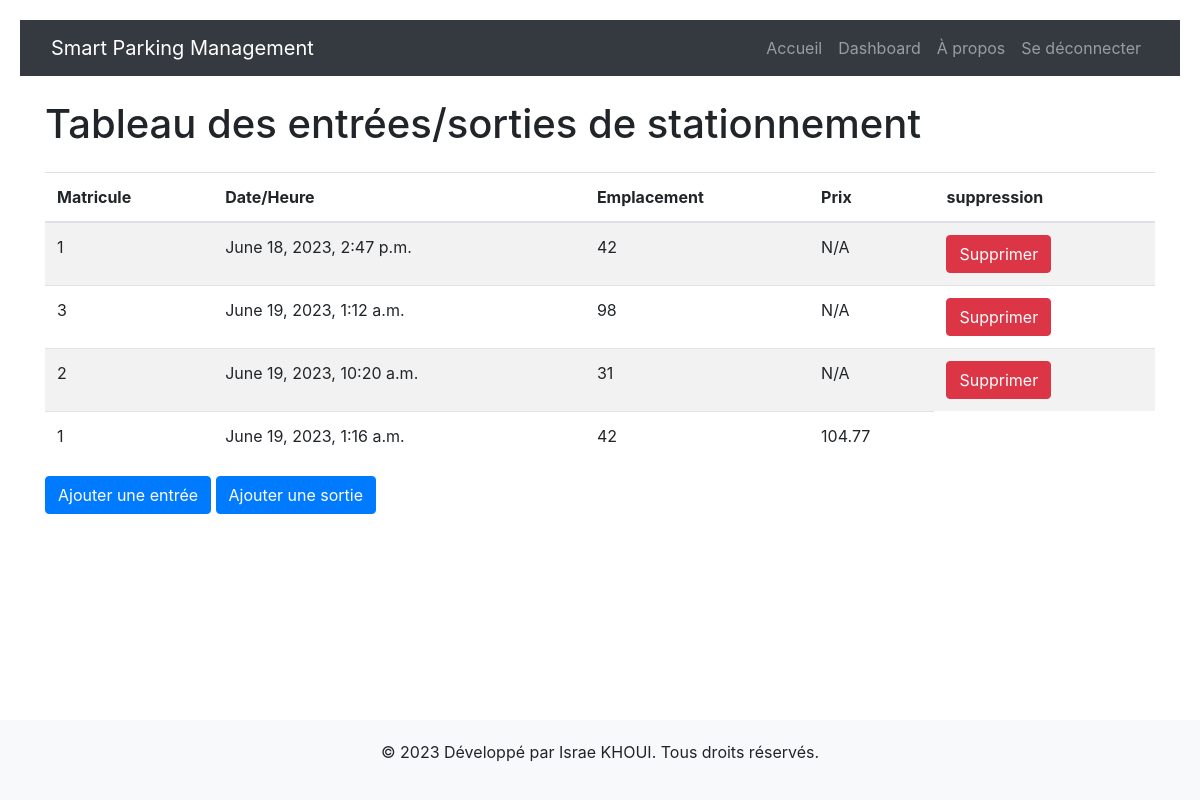
The page /parking_table/ (signed in) on the database its author committed.
### parking/models.py (models this page shows, shortened)
class ParkingEntry(models.Model):
    STATUS_CHOICES = [
        ('Entrant', 'Entrant'),
        ('Sortant', 'Sortant'),
    ]
    vehicle = models.ForeignKey(Vehicle, on_delete=models.CASCADE)
    entry_time = models.DateTimeField(default=timezone.now)
    location = models.CharField(max_length=50, blank=True)
    status = models.CharField(max_length=7, choices=STATUS_CHOICES)
    class Meta:
        constraints = [
            models.UniqueConstraint(fields=['location', 'status'], name='unique_location_status')
        ]

class Vehicle(models.Model):
    matricule = models.CharField(max_length=20)

class ParkingExit(models.Model):
    parking_entry = models.OneToOneField(ParkingEntry, on_delete=models.CASCADE)
    exit_time = models.DateTimeField(default=timezone.now)
    freed_location = models.CharField(max_length=50, )
    price = models.DecimalField(max_digits=8, decimal_places=2, default=0.00)

### parking/views.py (the view)
# urls.py: path('', views.parking_table, name='table'),
@login_required
def parking_table(request):
    entries = ParkingEntry.objects.all()
    exits = ParkingExit.objects.all()
    return render(request, 'parking_table.html', {'entries': entries, 'exits': exits})

### parking/templates/parking_table.html (shortened to what this page needs)
{% extends 'base1.html' %}
{% load static %}
{% block content %}
<!DOCTYPE html>
<html>
<head>
  <link href="https://maxcdn.bootstrapcdn.com/bootstrap/4.0.0/css/bootstrap.min.css" rel="stylesheet">
</head>
<body>
  <div class="container">
    <h1 class="mt-4 mb-4">Tableau des entrées/sorties de stationnement</h1>
    <table class="table table-striped">
      <thead>
        <tr>
          <th>Matricule</th>
          <th>Date/Heure</th>
          <th>Emplacement</th>
          <th>Prix</th>
          <th>suppression</th>
        </tr>
      </thead>
      <tbody>
        {% for entry in entries %}
        <tr>
          <td>{{ entry.vehicle.matricule }}</td>
          <td>{{ entry.entry_time }}</td>
          <td>{{ entry.location }}</td>
          <td>N/A</td>
          <td>
            <a href="{% url 'delete_vehicle' vehicle_id=entry.vehicle.id %}" class="btn btn-danger">Supprimer</a>
          </td>
        </tr>
        {% endfor %}
        {% for exit in exits %}
        <tr>
          <td>{{ exit.parking_entry.vehicle.matricule }}</td>
          <td>{{ exit.exit_time }}</td>
          <td>{{ exit.freed_location }}</td>
          <td>{{ exit.price }}</td>
        </tr>
        {% endfor %}
      </tbody>
    </table>
    <a href="{% url 'parking_entries' %}" class="btn btn-primary">Ajouter une entrée</a>
    <a href="{% url 'parking_exits' %}" class="btn btn-primary">Ajouter une sortie</a>
  </div>
</body>
</html>
{% endblock%}

### parking/templates/base1.html (shortened to what this page needs)
{% load static %}
<!DOCTYPE html>
<html>
<head>
    <link rel="stylesheet" href="https://maxcdn.bootstrapcdn.com/bootstrap/4.0.0/css/bootstrap.min.css">
</head>
<body>
    <header>
        <nav class="navbar navbar-expand-lg navbar-dark bg-dark">
            <div class="container">
                <a class="navbar-brand" href="#">Smart Parking Management</a>
                <div class="collapse navbar-collapse" id="navbarNav">
                    <ul class="navbar-nav ml-auto">
                        <li class="nav-item">
                        <a class="nav-link" href="{% url 'home' %}">Accueil</a>
                        </li>
                        <li>
                        <a href="{% url 'dashboard' %}" class="nav-link">Dashboard</a>
                        </li>
                        <li class="nav-item">
                        <a class="nav-link" href="{% url 'about' %}">À propos</a>
                        </li>
                        <li>
                        <a href="{% url 'logout' %}" class="nav-link">Se déconnecter</a>
                        </li>
                    </ul>
                </div>
            </div>
        </nav>
    </header>
    <main>
        {% block content %}{% endblock %}
    </main>
    <footer class="fixed-bottom">
        <div class="container text-center">
            <p>&copy; 2023 Développé par Israe KHOUI. Tous droits réservés.</p>
        </div>
    </footer>
</body>
</html>

### parking/templates/base1.html (style rules this page uses)
footer { background-color: #f8f9fa; padding: 20px; text-align: center; }
body { background-color: #f8f9fa; padding: 20px; display: flex; flex-direction: column; min-height: 100vh; }

### rows shown on the page
ParkingEntry: vehicle.matricule "1", entry_time "June 18, 2023, 2:47 p.m.", location "42"
ParkingEntry: vehicle.matricule "3", entry_time "June 19, 2023, 1:12 a.m.", location "98"
ParkingEntry: vehicle.matricule "2", entry_time "June 19, 2023, 10:20 a.m.", location "31"
ParkingExit: parking_entry.vehicle.matricule "1", exit_time "June 19, 2023, 1:16 a.m.", freed_location "42", price "104.77"
